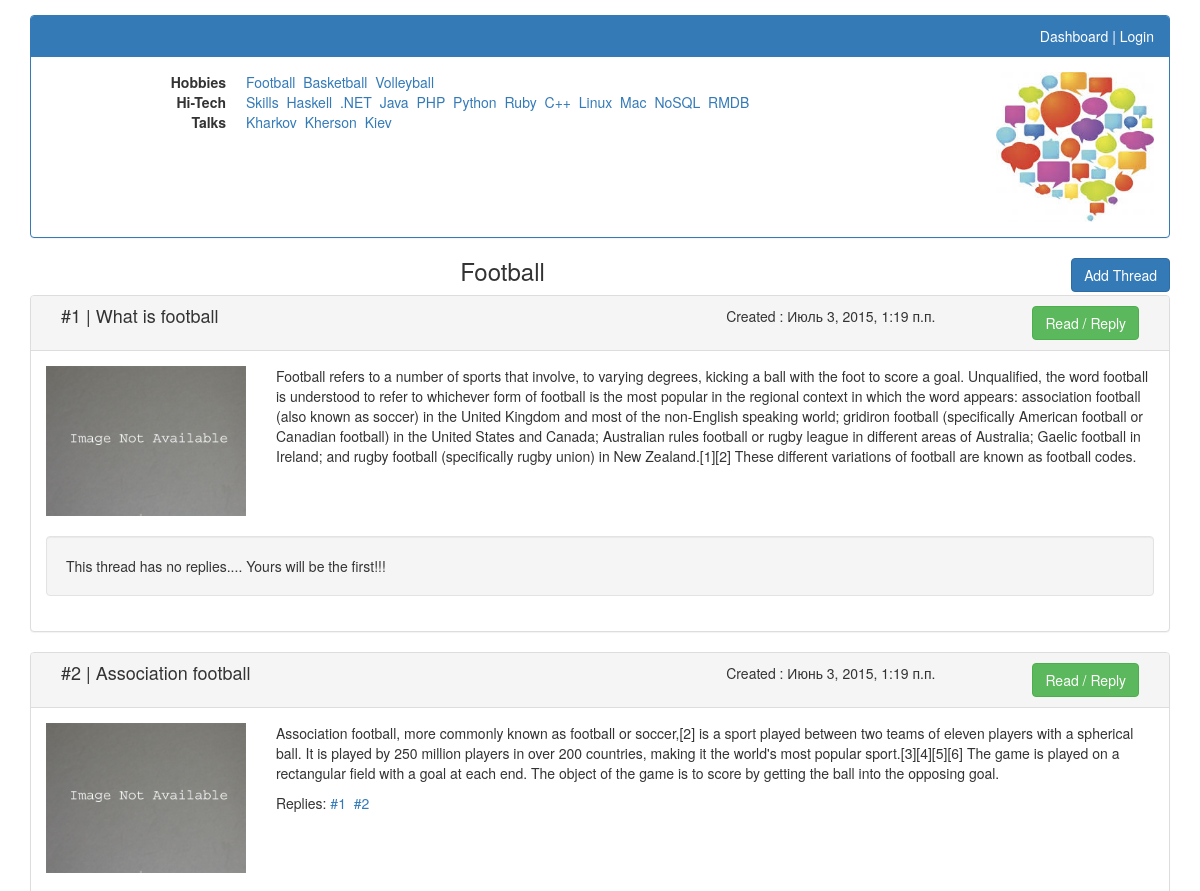
The app's page /threads_category/6/ (upper part), older data.
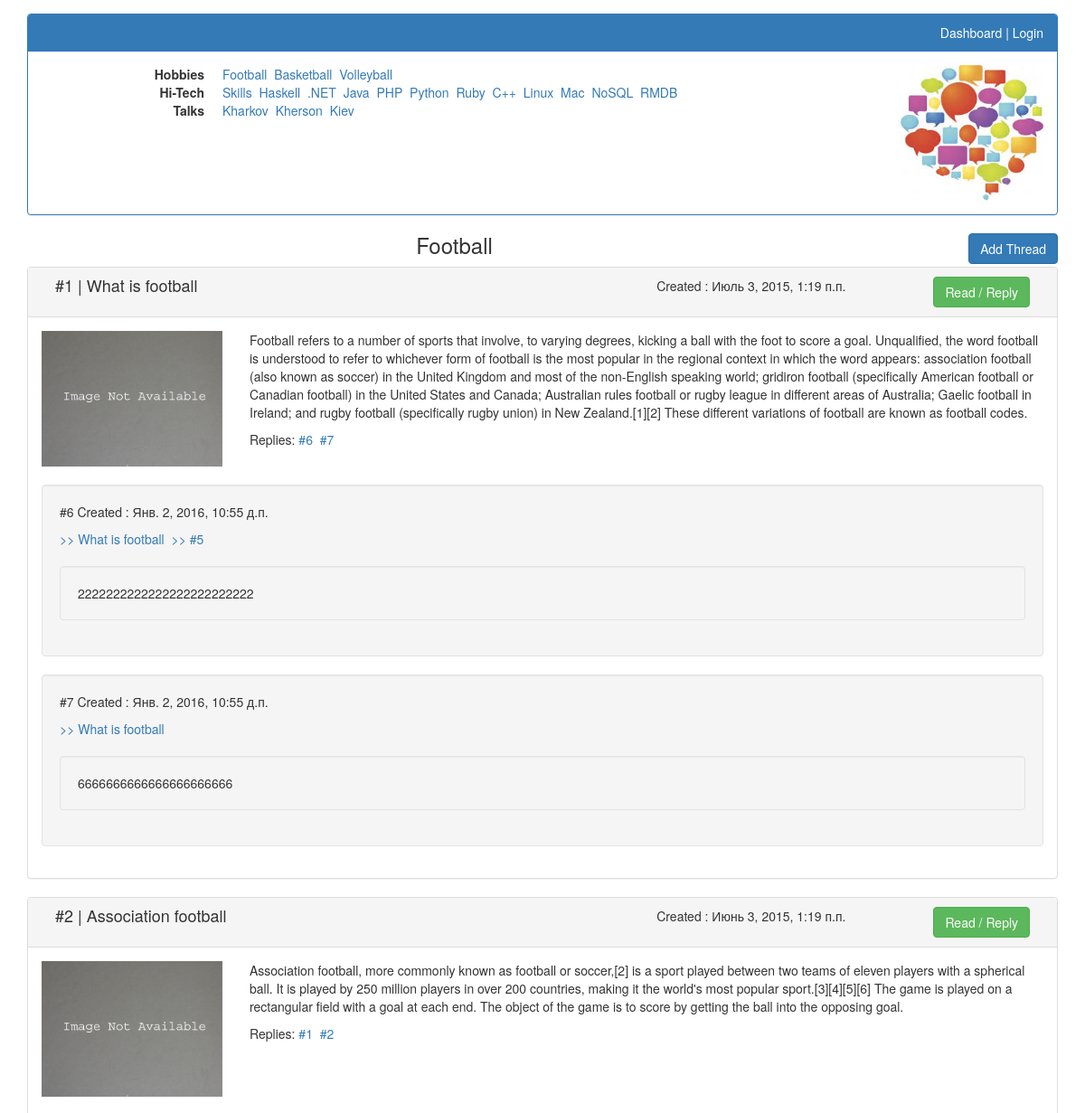
The same page, newer data.
### IT_FORUM/models.py (models this page shows, shortened)
class Category(models.Model):
    class Meta:
        db_table = 'category'
        verbose_name = 'Thread category'
        verbose_name_plural = 'Thread categories'
    category_title = models.CharField(max_length=250, verbose_name='Title', blank=False, unique=True)
    parent_category = models.ForeignKey("self", blank=True, null=True)
    def __str__(self):
        return self.category_title

class Thread(models.Model):
    class Meta:
        db_table = 'thread'
        verbose_name = 'Thread'
        verbose_name_plural = 'Threads'
    thread_author = models.CharField(max_length=250, verbose_name='Your name', blank=True)
    thread_author_email = models.EmailField(verbose_name='Your e-mail', blank=True)
    thread_title = models.CharField(max_length=250, verbose_name='Thread title', blank=False, unique=True)
    thread_text = models.TextField(verbose_name='Thread description', blank=False)
    thread_date = models.DateTimeField(auto_now_add=True, verbose_name='Created', blank=False)
    thread_change_date = models.DateTimeField(auto_now=True, verbose_name='Changed')
    thread_category = models.ForeignKey(Category)
    thread_image = models.ImageField(upload_to="", default="ImageNot.jpg")

class Reply(models.Model):
    class Meta:
        db_table = 'reply'
        verbose_name = 'Reply'
        verbose_name_plural = 'Replies'
    reply_author = models.CharField(max_length=250, verbose_name='Your name', blank=True)
    reply_author_email = models.EmailField(verbose_name='Your e-mail', blank=True)
    reply_text = models.TextField(verbose_name='Reply text', blank=False)
    reply_date = models.DateTimeField(auto_now_add=True, verbose_name='Created', blank=False)
    reply_to_thread = models.ForeignKey(Thread, null=True)
    reply_to_reply = models.ForeignKey("self", blank=True, null=True, related_name='replies_to_this')
    def __str__(self):
        return str(self.id)

### IT_FORUM/views.py (the view)
# urls.py: url(r'threads_category/([0-9]+)/$', show_threads_page,
def show_threads_page(request, category_id=6):
    args = dict()
    args['main_categories'] = get_cat_and_subcat_dict(request)
    args['threads_category_tittle'] = Category.objects.get(id=category_id)\
        .category_title
    if request.user.is_authenticated():
        form = ThreadForm(initial={'thread_author': request.user.get_username(),
                                   'thread_author_email': request.user.email})
        form.fields['thread_author'].widget.attrs['readonly'] = True
        form.fields['thread_author_email'].widget.attrs['readonly'] = True
        args["form"] = form
    else:
        args["form"] = ThreadForm
    request.session['category_id'] = category_id
    threads_with_replies_dict = dict()
    threads = Thread.objects.filter(thread_category__id=category_id)
    for thread in threads:
        replies_list = list(Reply.objects.filter(reply_to_thread__id=thread.id))[-2:]
        reply_with_sub_replies_dict = dict()
        for reply in replies_list:
            sub_replies = Reply.objects.filter(reply_to_reply__id=reply.id)
            reply_with_sub_replies_dict[reply] = sub_replies
        threads_with_replies_dict[thread] = reply_with_sub_replies_dict
    args['threads_with_replies'] = threads_with_replies_dict
    return render(request, "Threads_page_content.html", args)

### IT_FORUM/views.py (called while the page is built)
def get_cat_and_subcat_dict(request):
    categories_with_subcategories_dict = dict()
    categories_with_subcategories_dict["Hobbies"] = Category.objects.filter(
        parent_category__category_title="Hobbies")
    categories_with_subcategories_dict["Hi_Tech"] = Category.objects.filter(
        parent_category__category_title="Hi-Tech")
    categories_with_subcategories_dict["Talks"] = Category.objects.filter(
        parent_category__category_title="Talks")
    if request.user.is_authenticated():
        categories_with_subcategories_dict["Big_Boss"] = Category.objects\
            .filter(parent_category__category_title="Big Boss")
        categories_with_subcategories_dict["HR"] = Category.objects.filter(
            parent_category__category_title="HR")
    return categories_with_subcategories_dict

### templates/Threads_page_content.html (shortened to what this page needs)
{% extends 'Threads_page_header.html' %}
{% load staticfiles %}
{% load bootstrap3 %}
{% block threads_page_content %}
    <div class="col-lg-10" id="thread_category_header">
        <h3>{{ threads_category_tittle }}</h3>
    </div>
    <div class="col-lg-2" id="button_div">
        <a class="btn btn-primary" id="show_add_thread_form">Add Thread</a>
    </div>
    <div class="col-lg-8 col-lg-offset-2">
    </div>
    <div class="col-lg-12">
        {% for thread, reply_with_sub_replies_dict in threads_with_replies.items %}
            <div class="panel panel-default">
                <div class="panel-heading clearfix">
                    <div class="col-lg-7" id="thread_title">
                        <h4>#{{ thread.id }} | {{ thread.thread_title }}</h4>
                    </div>
                    <div class="col-lg-3" id="thread_date">
                        <p>Created : {{ thread.thread_date }}</p>
                    </div>
                    <div class="col-lg-2" id="button_div">
                        <a class="btn btn-success" href="{% url 'thread_page' thread.id %}">Read / Reply</a>
                    </div>
                </div>
                <div class="panel-body">
                    <div class="media">
                        <div class="media-left">
                            <img class="media-object logo_image" src="{{ thread.thread_image.url }}" alt="Thread image">
                        </div>
                        <div class="media-body">
                            <p>{{ thread.thread_text }}</p>
                            {% if reply_with_sub_replies_dict %}
                                <p>Replies:
                                    {% for reply, sub_replies in reply_with_sub_replies_dict.items %}
                                        <a href="{% url 'thread_page' thread.id %}"> #{{ reply.id }}&nbsp</a>
                                    {% endfor %}
                                </p>
                            {% endif %}
                        </div>
                        {% for reply, sub_replies in reply_with_sub_replies_dict.items %}
                            <div class="well reply">
                                <p>#{{ reply.id }} Created : {{ reply.reply_date }}</p>
                                <a href="#{{ thread.id }}">>> {{ thread.thread_title }}&nbsp</a>
                                {% if reply.reply_to_reply %}
                                    <a href="#{{ reply.reply_to_reply }}">>> #{{ reply.reply_to_reply }}</a>
                                {% endif %}
                                <div class="well reply">{{ reply.reply_text }}</div>
                            </div>
                        {% empty %}
                            <div class="well reply">This thread has no replies.... Yours will be the first!!!</div>
                        {% endfor %}
                    </div>
                </div>
            </div>
        {% endfor %}
    </div>
{% endblock %}

### templates/Threads_page_header.html (shortened to what this page needs)
{% extends 'BasePage.html' %}
{% load staticfiles %}
{% block threads_page_header %}
    <div class="col-lg-12">
        <div class="panel panel-primary">
            <div class="panel-heading" id="threads_header_panel_header">
                {% if user.is_anonymous %}
                    <a href="{% url 'home' %}">Dashboard</a> |
                    <a href="{% url 'user_login' %}">Login</a>
                {% else %}
                    <a href="{% url 'home' %}">Dashboard</a> | {{ user }}
                {% endif %}
            </div>
            <div class="panel-body">
                <div class="media">
                    <div class="media-body">
                        <dl class="dl-horizontal">
                            <dt>Hobbies</dt>
                            <dd>
                                {% for sub_cat in main_categories.Hobbies %}
                                    <a href="{% url 'threads_category_page' sub_cat.id %}">{{ sub_cat }}&nbsp</a>
                                {% endfor %}
                            </dd>
                            <dt>Hi-Tech</dt>
                            <dd>
                                {% for sub_cat in main_categories.Hi_Tech %}
                                    <a href="{% url 'threads_category_page' sub_cat.id %}">{{ sub_cat }}&nbsp</a>
                                {% endfor %}
                            </dd>
                            <dt>Talks</dt>
                            <dd>
                                {% for sub_cat in main_categories.Talks %}
                                    <a href="{% url 'threads_category_page' sub_cat.id %}">{{ sub_cat }}&nbsp</a>
                                {% endfor %}
                            </dd>
                        </dl>
                    </div>
                    <div class="media-right">
                        <img class="media-object logo_image"
                             src="{% static 'site_images/Logo.jpg' %}"
                             alt="Logo.jpg">
                    </div>
                </div>
            </div>
        </div>
    </div>
    {% block threads_page_content %}{% endblock %}
{% endblock %}

Row changes from the older to the newer data that the page shows:
changed Thread "What is football": text "This thread has no replies.... Yours will be the first!!!" → "Replies:"
added Reply: id "6", reply_date "Янв. 2, 2016, 10:55 д.п.", {{ thread.thread_title }} "What is football", reply_to_reply "5", reply_text "2222222222222222222222222", shown under Thread "What is football"
added Reply: id "7", reply_date "Янв. 2, 2016, 10:55 д.п.", {{ thread.thread_title }} "What is football", reply_text "6666666666666666666666", shown under Thread "What is football"
